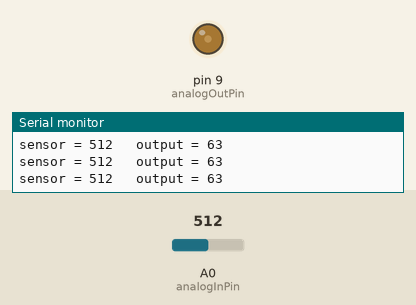
Recording of a sketch running on a simulated Arduino Uno, built with avr-gcc and run on an emulated ATmega328P. On the bench: output pins drawn as LEDs (lit = HIGH), the last lines printed to the serial monitor. The inputs (shaded band) are chosen by the test bench; at power-on: A0 (analogInPin) = 512.

Above: at 1.2 s.
1.3 s: A0 (analogInPin) set to 716
At 2.4 s:
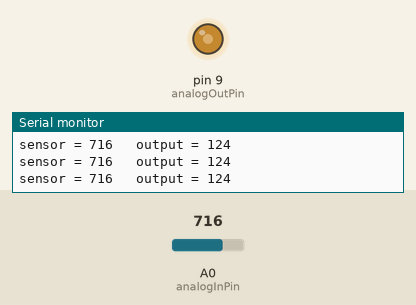
2.8 s: A0 (analogInPin) set to 1023
At 4.0 s:
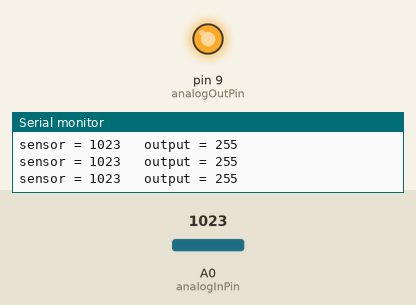
4.3 s: A0 (analogInPin) set to 0
At 5.5 s:
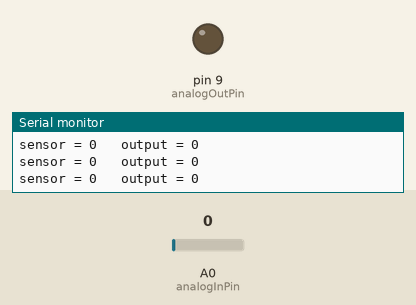
Timing chart, 0 to 7.3 s (numbered marks = the images above; inputs shaded):
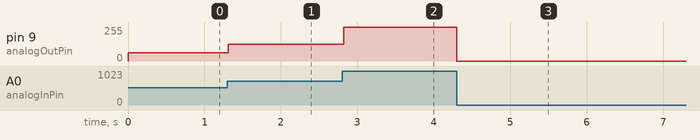

The sketch:

practice-16.ino
```cpp
const int analogInPin = A0;
const int analogOutPin = 9;

int sensorValue = 0;
int outputValue = 0;

void setup() {
  Serial.begin(9600);
  pinMode(analogOutPin, OUTPUT);
}

void loop() {
  sensorValue = analogRead(analogInPin);
  long scaled = (long)sensorValue * (long)sensorValue * 255L / (1023L * 1023L);
  outputValue = (int)scaled;

  analogWrite(analogOutPin, outputValue);

  Serial.print("sensor = ");
  Serial.print(sensorValue);
  Serial.print("\t output = ");
  Serial.println(outputValue);

  delay(2);
}
```

Measured:
- after the input at 1.3 s, pin 9 (analogOutPin): 63/255 → 124/255 at once
- after the input at 2.8 s, pin 9 (analogOutPin): 124/255 → 255/255 at once
- after the input at 4.3 s, pin 9 (analogOutPin): 255/255 → 0/255 at once
